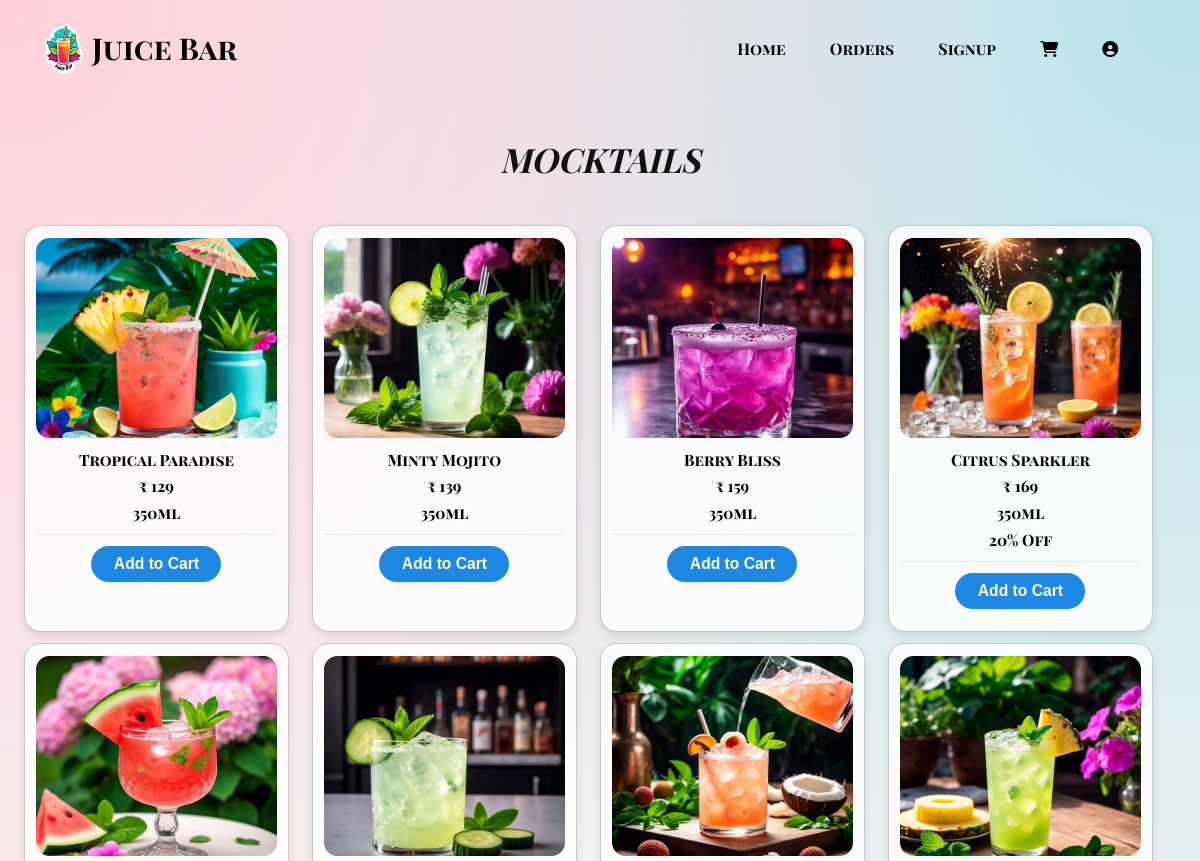
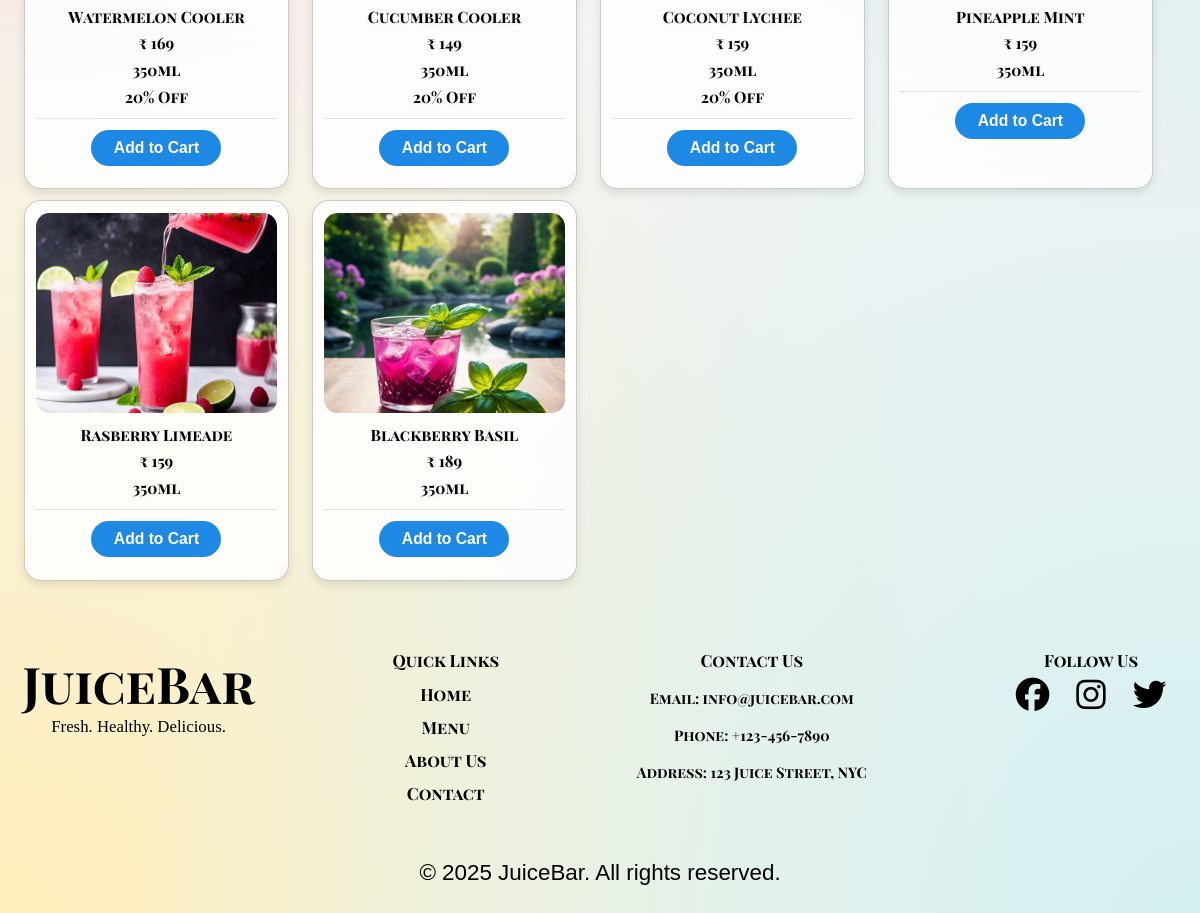
The app's page /mocktails/ with its own data (2 pictures, top to bottom).
### myapp/models.py (models this page shows, shortened)
class products(models.Model):
    image=models.ImageField(upload_to='static/images/')
    productName=models.CharField(max_length=50)
    productPrice=models.IntegerField(null=True)
    quantity=models.CharField(null=True,max_length=30)
    Category=models.CharField(null=True,max_length=40)
    Discount=models.IntegerField(default=0)

### myapp/views.py (the view)
# urls.py: path('mocktails/',mocktails,name='mocktails'),
def mocktails(request):
    data = products.objects.filter(Category='mocktails')
    cart_items = cart.objects.values_list('product_id', flat=True)
    return render(request, 'mocktails.html', {'data': data, 'cart_items': cart_items})

### templates/mocktails.html (shortened to what this page needs)
{% extends 'base.html' %}
{% load static %}
{% block link %}
<link rel="stylesheet" href="{% static 'milkshakes.css' %}">
{% endblock link %}
{% block body %}
<div id="empty">
</div>
<h1 class="heading" ><i>Mocktails</i></h1>
<div id="parent">
    {% for i in data %}
    <div class="child">
        <img src="{{ i.image.url }}" alt="">
        <div class="product_content">
            <p>{{ i.productName }}</p>
            <p>₹ {{ i.productPrice }}</p>
            <p>{{ i.quantity }}</p>
            {% if i.Discount %}
            <p>{{ i.Discount }}% Off</p>
            {% endif %}
        </div>
        <div class="buttons">
            {% if i.id in cart_items %}
                <a href="{% url 'myapp:cartpage' %}">
                    <button type="button" class="go-to-cart">Go To Cart</button>
                </a>
            {% else %}
                <form action="{% url 'myapp:addtocart' i.id %}" method="POST">
                    <button id="cart" class="add-to-cart" type="submit">Add to Cart</button>
                </form>
            {% endif %}
        </div>
    </div>
{% endfor %}
</div>
{% endblock body %}

### static/base.css (style rules this page uses)
* { margin:0; padding:0; box-sizing: border-box; text-decoration: none; border: none; outline: none; }
html { font-size: 70%; }
body { width:100%; height:auto; background:radial-gradient(circle at 0% 0%, #ffd1dc, transparent 50%), radial-gradient(circle at 100% 0%, #b6e3e9, transparent 50%), radial-gradient(circle at 100% 100%, #d4f0f0, transparent 50%), radial-gradient(circle at 0% 100%, #ffefba, transparent 50%), #f8f9fa; background-attachment: fixed; }
#empty { width:100%; height:5rem; display:grid; }

### static/milkshakes.css (style rules this page uses)
body { font-family: 'Arial', sans-serif; margin: 0; padding: 0; background-color: #f4f4f4; }
#empty { width:100%; height:8.7rem; display:grid; }
.heading { font-family: pfdscb, sans-serif; font-size: 20px; font-size: 3rem; font-weight: bold; color: rgb(18, 17, 17); text-align: center; padding: 20px; margin-top: 20px; text-transform: uppercase; animation: slideIn 1.5s ease-out forwards; }
#parent { font-family: pfdscb, sans-serif; display: flex; flex-wrap: wrap; justify-content: flex-start; padding: 2%; gap: 2%; row-gap: 1rem; }
.child { width: 23%; height: auto; display: flex; flex-direction: column; justify-content: flex-start; align-items: center; gap: 1rem; border: 1px solid rgba(0, 0, 0, 0.2); border-radius: 1.5rem; overflow: hidden; transition: all 0.3s ease; background-color: rgba(255, 255, 255, 0.826); box-shadow: 0 4px 10px rgba(0, 0, 0, 0.1); text-align: center; padding: 1rem; }
.child img { width: 100%; height: 200px; object-fit: cover; border-radius: 1.2rem; transition: transform 0.3s ease; }
.product_content { width: 100%; display: flex; flex-direction: column; gap: 0.5rem; }
.product_content p { font-size: 1.4rem; font-weight: 600; color:black; text-shadow: 0 1px 3px rgba(0, 0, 0, 0.1); }
.buttons { display: flex; justify-content: center; align-items: center; gap: 15px; width: 100%; padding: 1rem 0; border-top: 1px solid rgba(0, 0, 0, 0.1); position: relative; }
.add-to-cart { font-size: 1.4rem; font-weight: 600; color: #fff; background-color: #1e88e5; padding: 0.8rem 2rem; border-radius: 2rem; cursor: pointer; transition: all 0.3s ease; border: none; }

### records on screen
products: image (picture), productName "Tropical Paradise", productPrice "129", quantity "350ml"
products: image (picture), productName "Minty Mojito", productPrice "139", quantity "350ml"
products: image (picture), productName "Berry Bliss", productPrice "159", quantity "350ml"
products: image (picture), productName "Citrus Sparkler", productPrice "169", quantity "350ml", Discount "20"
products: image (picture), productName "Watermelon Cooler", productPrice "169", quantity "350ml", Discount "20"
products: image (picture), productName "Cucumber Cooler", productPrice "149", quantity "350ml", Discount "20"
products: image (picture), productName "Coconut Lychee", productPrice "159", quantity "350ml", Discount "20"
products: image (picture), productName "Pineapple Mint", productPrice "159", quantity "350ml"
products: image (picture), productName "Rasberry Limeade", productPrice "159", quantity "350ml"
products: image (picture), productName "Blackberry Basil", productPrice "189", quantity "350ml"
